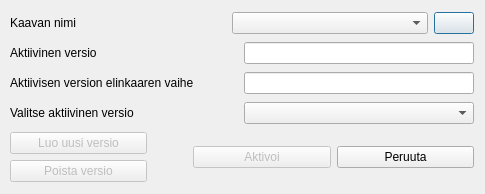
<?xml version="1.0" encoding="UTF-8"?>
<ui version="4.0">
 <class>Dialog</class>
 <widget class="QDialog" name="Dialog">
  <property name="geometry">
   <rect>
    <x>0</x>
    <y>0</y>
    <width>485</width>
    <height>194</height>
   </rect>
  </property>
  <property name="windowTitle">
   <string>Kaavan versionhallinta</string>
  </property>
  <widget class="QWidget" name="layoutWidget">
   <property name="geometry">
    <rect>
     <x>10</x>
     <y>10</y>
     <width>464</width>
     <height>174</height>
    </rect>
   </property>
   <layout class="QVBoxLayout" name="verticalLayout">
    <item>
     <layout class="QHBoxLayout" name="horizontalLayout_2">
      <item>
       <widget class="QLabel" name="label_2">
        <property name="text">
         <string>Kaavan nimi</string>
        </property>
       </widget>
      </item>
      <item>
       <widget class="QComboBox" name="spatialPlanNameComboBox">
        <property name="enabled">
         <bool>true</bool>
        </property>
        <property name="sizePolicy">
         <sizepolicy hsizetype="Expanding" vsizetype="Fixed">
          <horstretch>1</horstretch>
          <verstretch>0</verstretch>
         </sizepolicy>
        </property>
        <property name="maximumSize">
         <size>
          <width>196</width>
          <height>16777215</height>
         </size>
        </property>
       </widget>
      </item>
      <item>
       <widget class="QPushButton" name="locateMapPushButton">
        <property name="sizePolicy">
         <sizepolicy hsizetype="Maximum" vsizetype="Fixed">
          <horstretch>0</horstretch>
          <verstretch>0</verstretch>
         </sizepolicy>
        </property>
        <property name="toolTip">
         <string>Paikanna kartalta</string>
        </property>
        <property name="text">
         <string/>
        </property>
        <property name="icon">
         <iconset resource="../resources.qrc">
          <normaloff>:/Kauko/icons/mActionFindReplace.svg</normaloff>:/Kauko/icons/mActionFindReplace.svg</iconset>
        </property>
       </widget>
      </item>
     </layout>
    </item>
    <item>
     <layout class="QHBoxLayout" name="horizontalLayout">
      <item>
       <widget class="QLabel" name="label">
        <property name="text">
         <string>Aktiivinen versio</string>
        </property>
       </widget>
      </item>
      <item>
       <widget class="QLineEdit" name="currentVersionLineEdit">
        <property name="maximumSize">
         <size>
          <width>230</width>
          <height>16777215</height>
         </size>
        </property>
        <property name="readOnly">
         <bool>true</bool>
        </property>
       </widget>
      </item>
     </layout>
    </item>
    <item>
     <layout class="QHBoxLayout" name="horizontalLayout">
      <item>
       <widget class="QLabel" name="label">
        <property name="text">
         <string>Aktiivisen version elinkaaren vaihe</string>
        </property>
       </widget>
      </item>
      <item>
       <widget class="QLineEdit" name="currentLifecycleLineEdit">
        <property name="maximumSize">
         <size>
          <width>230</width>
          <height>16777215</height>
         </size>
        </property>
        <property name="readOnly">
         <bool>true</bool>
        </property>
       </widget>
      </item>
     </layout>
    </item>
    <item>
     <layout class="QHBoxLayout" name="horizontalLayout_3">
      <item>
       <widget class="QLabel" name="label_3">
        <property name="text">
         <string>Valitse aktiivinen versio</string>
        </property>
       </widget>
      </item>
      <item>
       <widget class="QComboBox" name="versionComboBox">
        <property name="sizePolicy">
         <sizepolicy hsizetype="Expanding" vsizetype="Fixed">
          <horstretch>0</horstretch>
          <verstretch>0</verstretch>
         </sizepolicy>
        </property>
        <property name="maximumSize">
         <size>
          <width>230</width>
          <height>16777215</height>
         </size>
        </property>
       </widget>
      </item>
     </layout>
    </item>
    <item>
     <layout class="QHBoxLayout" name="horizontalLayout">
      <item>
       <layout class="QVBoxLayout" name="verticalLayout_2">
        <item>
         <widget class="QPushButton" name="createNewPushButton">
          <property name="enabled">
           <bool>false</bool>
          </property>
          <property name="text">
           <string>Luo uusi versio</string>
          </property>
         </widget>
        </item>
        <item>
         <widget class="QPushButton" name="deleteVersionPushButton">
          <property name="enabled">
           <bool>false</bool>
          </property>
          <property name="text">
           <string>Poista versio</string>
          </property>
         </widget>
        </item>
       </layout>
      </item>
      <item>
       <spacer name="horizontalSpacer">
        <property name="orientation">
         <enum>Qt::Horizontal</enum>
        </property>
        <property name="sizeType">
         <enum>QSizePolicy::Preferred</enum>
        </property>
        <property name="sizeHint" stdset="0">
         <size>
          <width>40</width>
          <height>20</height>
         </size>
        </property>
       </spacer>
      </item>
      <item>
       <widget class="QPushButton" name="acceptPushButton">
        <property name="enabled">
         <bool>false</bool>
        </property>
        <property name="text">
         <string>Aktivoi</string>
        </property>
       </widget>
      </item>
      <item>
       <widget class="QPushButton" name="rejectPushButton">
        <property name="text">
         <string>Peruuta</string>
        </property>
       </widget>
      </item>
     </layout>
    </item>
   </layout>
  </widget>
 </widget>
 <connections>
  <connection>
   <sender>rejectPushButton</sender>
   <signal>clicked()</signal>
   <receiver>Dialog</receiver>
   <slot>reject()</slot>
   <hints>
    <hint type="sourcelabel">
     <x>569</x>
     <y>101</y>
    </hint>
    <hint type="destinationlabel">
     <x>225</x>
     <y>102</y>
    </hint>
   </hints>
  </connection>
  <connection>
   <sender>acceptPushButton</sender>
   <signal>clicked()</signal>
   <receiver>Dialog</receiver>
   <slot>accept()</slot>
   <hints>
    <hint type="sourcelabel">
     <x>488</x>
     <y>101</y>
    </hint>
    <hint type="destinationlabel">
     <x>225</x>
     <y>102</y>
    </hint>
   </hints>
  </connection>
  <connection>
   <sender>createNewPushButton</sender>
   <signal>clicked()</signal>
   <receiver>Dialog</receiver>
   <slot>close()</slot>
   <hints>
    <hint type="sourcelabel">
     <x>62</x>
     <y>165</y>
    </hint>
    <hint type="destinationlabel">
     <x>225</x>
     <y>96</y>
    </hint>
   </hints>
  </connection>
 </connections>
</ui>
